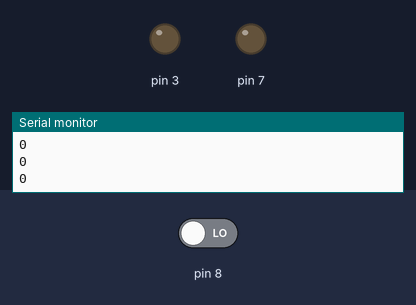
Bench run of a sketch on a simulated Arduino Uno, built with avr-gcc and run on an emulated ATmega328P. On the bench: output pins drawn as LEDs (lit = HIGH), the last lines printed to the serial monitor. The inputs (shaded band) are chosen by the test bench; at power-on: pin 8 LOW.

Above: at 1.2 s.
1.3 s: pin 8 driven HIGH
At 2.5 s:
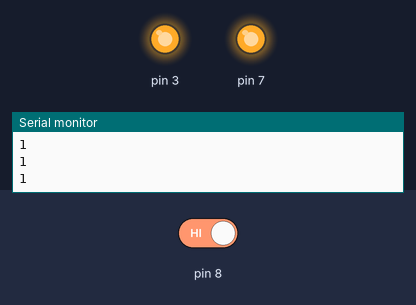
2.8 s: pin 8 driven LOW
At 4.0 s:
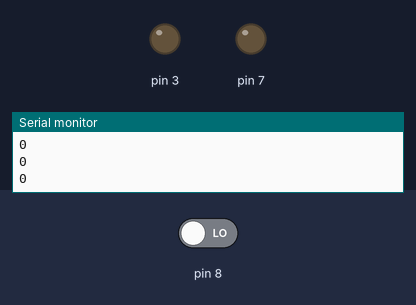
Timing chart, 0 to 5.8 s (numbered marks = the images above; inputs shaded):
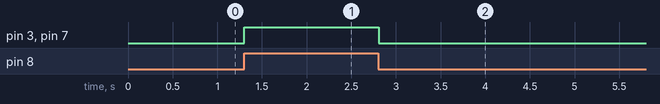

Measured:
- after the input at 1.3 s, pin 3, pin 7: LOW → HIGH at once
- after the input at 2.8 s, pin 3, pin 7: HIGH → LOW at once

The sketch:

smart_theft_alarm_system1.ino
```cpp
int sensorvalue = 0;

void setup()
{
  pinMode(8, INPUT);
  Serial.begin(9600);

  pinMode(3, OUTPUT);
  pinMode(7, OUTPUT);
}

void loop()
{
  sensorvalue = digitalRead(8);
  Serial.println(sensorvalue);
  if (sensorvalue == 1) {
    digitalWrite(3, HIGH);
    digitalWrite(7, HIGH);
  } else {
    digitalWrite(3, LOW);
    digitalWrite(7, LOW);
  }
  delay(10); // Delay a little bit to improve simulation performance
}
```
